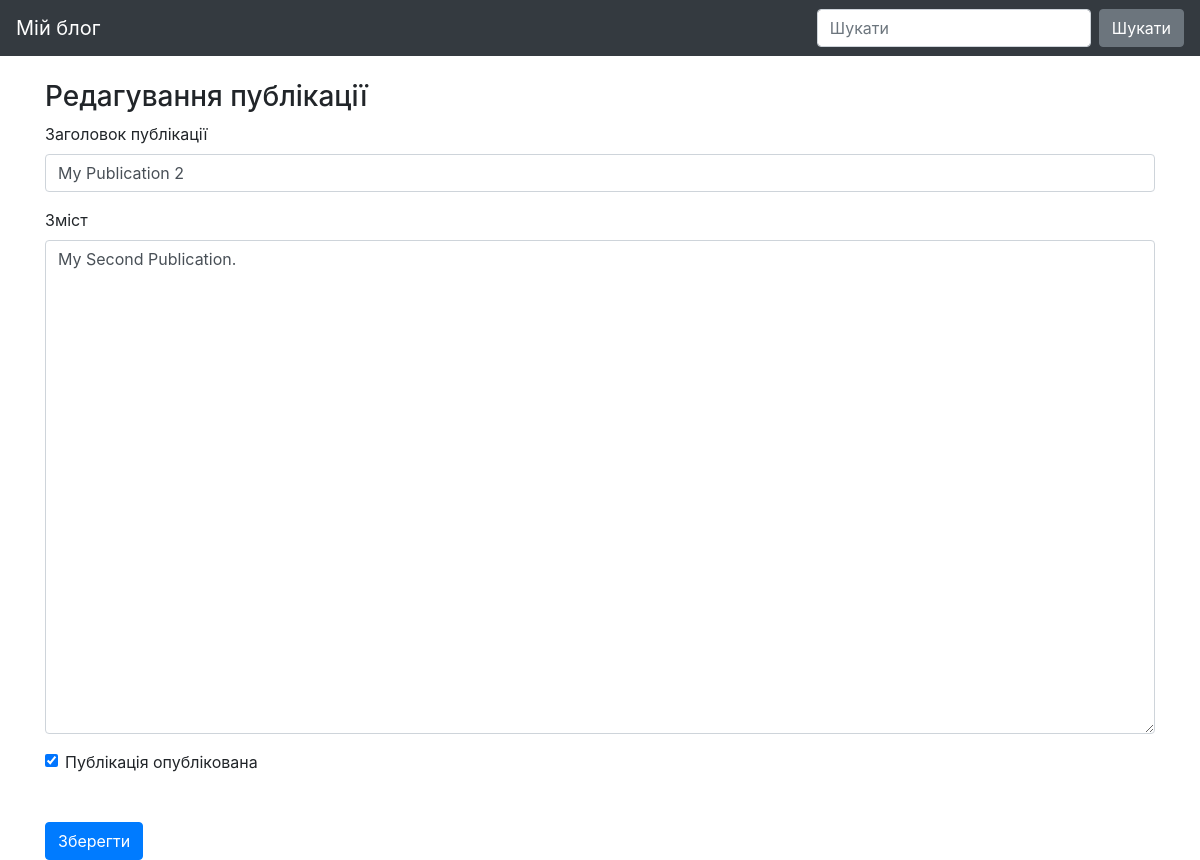
Page /post/13 on the committed database.
### blog/models.py (models this page shows)
class Entry(db.Model):
   id = db.Column(db.Integer, primary_key=True)
   title = db.Column(db.String(80), nullable=False)
   body = db.Column(db.Text, nullable=False)
   pub_date = db.Column(db.DateTime, nullable=False,
       default=datetime.datetime.utcnow)
   is_published = db.Column(db.Boolean, default=False)

### blog/routes.py (the view, shortened to what this page needs)
@app.route("/post/<int:entry_id>", methods=["GET", "POST"])
def add_edit_entry(entry_id):
    errors = None
    if (entry_id != 0):
        entry = Entry.query.filter_by(id=entry_id).first_or_404()
        form = EntryForm(obj = entry)
        form_header = "Редагування публікації"
    return render_template("entry_form.html", form=form, errors=errors, form_header=form_header)

### blog/forms.py
class EntryForm(FlaskForm):
   title = StringField('Title', validators=[DataRequired()])
   body = TextAreaField('Content', validators=[DataRequired()])
   is_published = BooleanField('Is Published?')

### blog/templates/entry_form.html (shortened to what this page needs)
{% extends "base.html" %}
{% block content %}
<h3>
   {{ form_header }}
</h3>
<form action="" method="POST">
   <div class="form-group">
       <label for="title">Заголовок публікації</label>
       {{ form.title(class_="form-control") }}
   </div>
   <div class="form-group">
       <label for="body">Зміст</label>
       {{ form.body(class_="form-control", cols="100", rows="20") }}
   </div>
   <div class="form-check">
       {{ form.is_published(class_="form-check-input") }}
       <label class="form-check-label" for="is_published">Публікація опублікована </label>
   </div>
   <button type="submit" class="btn btn-primary mt-5">Зберегти</button>
</form>
{% endblock %}

### blog/templates/base.html (style rules this page uses)
body { padding-top: 5rem; }

### rows in the picture
Entry: title "My Publication 2", body "My Second Publication.", is_published "☑"
